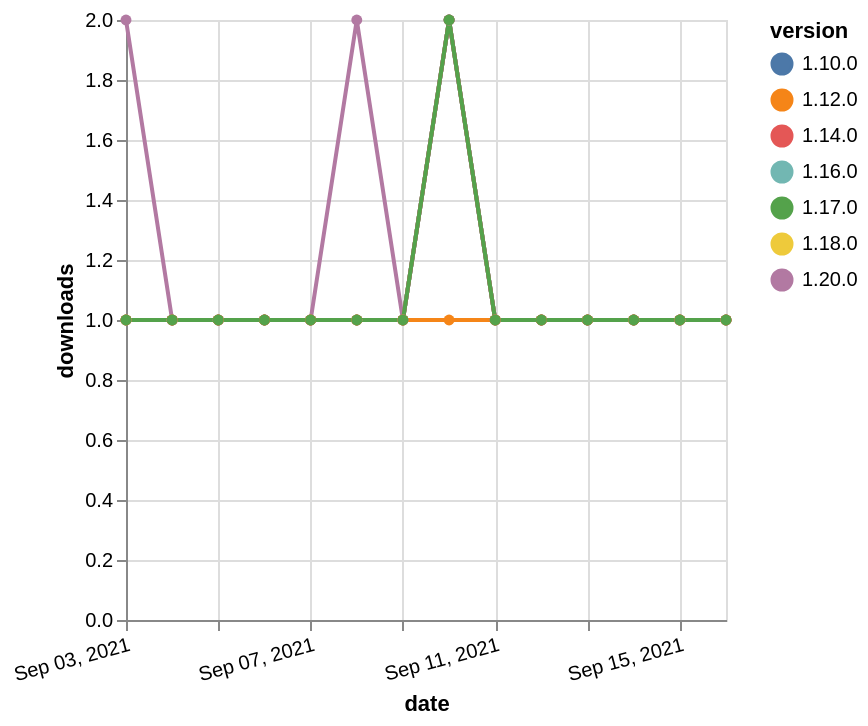

Source (Vega-Lite JSON):
### Vega-Lite specification from a JSON file in a GitHub repository (floating-point values rounded to 4 significant figures)
{"$schema": "https://vega.github.io/schema/vega-lite/v5.json", "description": "A simple bar chart with embedded data.", "data": {"values": [{"date": "2021-09-03", "total": 162, "delta": 1, "version": "1.18.0"}, {"date": "2021-09-04", "total": 163, "delta": 1, "version": "1.18.0"}, {"date": "2021-09-05", "total": 164, "delta": 1, "version": "1.18.0"}, {"date": "2021-09-06", "total": 165, "delta": 1, "version": "1.18.0"}, {"date": "2021-09-07", "total": 166, "delta": 1, "version": "1.18.0"}, {"date": "2021-09-08", "total": 167, "delta": 1, "version": "1.18.0"}, {"date": "2021-09-09", "total": 168, "delta": 1, "version": "1.18.0"}, {"date": "2021-09-10", "total": 170, "delta": 2, "version": "1.18.0"}, {"date": "2021-09-11", "total": 171, "delta": 1, "version": "1.18.0"}, {"date": "2021-09-12", "total": 172, "delta": 1, "version": "1.18.0"}, {"date": "2021-09-13", "total": 173, "delta": 1, "version": "1.18.0"}, {"date": "2021-09-14", "total": 174, "delta": 1, "version": "1.18.0"}, {"date": "2021-09-15", "total": 175, "delta": 1, "version": "1.18.0"}, {"date": "2021-09-16", "total": 176, "delta": 1, "version": "1.18.0"}, {"date": "2021-09-03", "total": 217, "delta": 1, "version": "1.10.0"}, {"date": "2021-09-04", "total": 218, "delta": 1, "version": "1.10.0"}, {"date": "2021-09-05", "total": 219, "delta": 1, "version": "1.10.0"}, {"date": "2021-09-06", "total": 220, "delta": 1, "version": "1.10.0"}, {"date": "2021-09-07", "total": 221, "delta": 1, "version": "1.10.0"}, {"date": "2021-09-08", "total": 222, "delta": 1, "version": "1.10.0"}, {"date": "2021-09-09", "total": 223, "delta": 1, "version": "1.10.0"}, {"date": "2021-09-10", "total": 225, "delta": 2, "version": "1.10.0"}, {"date": "2021-09-11", "total": 226, "delta": 1, "version": "1.10.0"}, {"date": "2021-09-12", "total": 227, "delta": 1, "version": "1.10.0"}, {"date": "2021-09-13", "total": 228, "delta": 1, "version": "1.10.0"}, {"date": "2021-09-14", "total": 229, "delta": 1, "version": "1.10.0"}, {"date": "2021-09-15", "total": 230, "delta": 1, "version": "1.10.0"}, {"date": "2021-09-16", "total": 231, "delta": 1, "version": "1.10.0"}, {"date": "2021-09-03", "total": 112, "delta": 2, "version": "1.20.0"}, {"date": "2021-09-04", "total": 113, "delta": 1, "version": "1.20.0"}, {"date": "2021-09-05", "total": 114, "delta": 1, "version": "1.20.0"}, {"date": "2021-09-06", "total": 115, "delta": 1, "version": "1.20.0"}, {"date": "2021-09-07", "total": 116, "delta": 1, "version": "1.20.0"}, {"date": "2021-09-08", "total": 118, "delta": 2, "version": "1.20.0"}, {"date": "2021-09-09", "total": 119, "delta": 1, "version": "1.20.0"}, {"date": "2021-09-10", "total": 121, "delta": 2, "version": "1.20.0"}, {"date": "2021-09-11", "total": 122, "delta": 1, "version": "1.20.0"}, {"date": "2021-09-12", "total": 123, "delta": 1, "version": "1.20.0"}, {"date": "2021-09-13", "total": 124, "delta": 1, "version": "1.20.0"}, {"date": "2021-09-14", "total": 125, "delta": 1, "version": "1.20.0"}, {"date": "2021-09-15", "total": 126, "delta": 1, "version": "1.20.0"}, {"date": "2021-09-16", "total": 127, "delta": 1, "version": "1.20.0"}, {"date": "2021-09-03", "total": 146, "delta": 1, "version": "1.16.0"}, {"date": "2021-09-04", "total": 147, "delta": 1, "version": "1.16.0"}, {"date": "2021-09-05", "total": 148, "delta": 1, "version": "1.16.0"}, {"date": "2021-09-06", "total": 149, "delta": 1, "version": "1.16.0"}, {"date": "2021-09-07", "total": 150, "delta": 1, "version": "1.16.0"}, {"date": "2021-09-08", "total": 151, "delta": 1, "version": "1.16.0"}, {"date": "2021-09-09", "total": 152, "delta": 1, "version": "1.16.0"}, {"date": "2021-09-10", "total": 154, "delta": 2, "version": "1.16.0"}, {"date": "2021-09-11", "total": 155, "delta": 1, "version": "1.16.0"}, {"date": "2021-09-12", "total": 156, "delta": 1, "version": "1.16.0"}, {"date": "2021-09-13", "total": 157, "delta": 1, "version": "1.16.0"}, {"date": "2021-09-14", "total": 158, "delta": 1, "version": "1.16.0"}, {"date": "2021-09-15", "total": 159, "delta": 1, "version": "1.16.0"}, {"date": "2021-09-16", "total": 160, "delta": 1, "version": "1.16.0"}, {"date": "2021-09-03", "total": 167, "delta": 1, "version": "1.14.0"}, {"date": "2021-09-04", "total": 168, "delta": 1, "version": "1.14.0"}, {"date": "2021-09-05", "total": 169, "delta": 1, "version": "1.14.0"}, {"date": "2021-09-06", "total": 170, "delta": 1, "version": "1.14.0"}, {"date": "2021-09-07", "total": 171, "delta": 1, "version": "1.14.0"}, {"date": "2021-09-08", "total": 172, "delta": 1, "version": "1.14.0"}, {"date": "2021-09-09", "total": 173, "delta": 1, "version": "1.14.0"}, {"date": "2021-09-10", "total": 175, "delta": 2, "version": "1.14.0"}, {"date": "2021-09-11", "total": 176, "delta": 1, "version": "1.14.0"}, {"date": "2021-09-12", "total": 177, "delta": 1, "version": "1.14.0"}, {"date": "2021-09-13", "total": 178, "delta": 1, "version": "1.14.0"}, {"date": "2021-09-14", "total": 179, "delta": 1, "version": "1.14.0"}, {"date": "2021-09-15", "total": 180, "delta": 1, "version": "1.14.0"}, {"date": "2021-09-16", "total": 181, "delta": 1, "version": "1.14.0"}, {"date": "2021-09-03", "total": 286, "delta": 1, "version": "1.12.0"}, {"date": "2021-09-04", "total": 287, "delta": 1, "version": "1.12.0"}, {"date": "2021-09-05", "total": 288, "delta": 1, "version": "1.12.0"}, {"date": "2021-09-06", "total": 289, "delta": 1, "version": "1.12.0"}, {"date": "2021-09-07", "total": 290, "delta": 1, "version": "1.12.0"}, {"date": "2021-09-08", "total": 291, "delta": 1, "version": "1.12.0"}, {"date": "2021-09-09", "total": 292, "delta": 1, "version": "1.12.0"}, {"date": "2021-09-10", "total": 293, "delta": 1, "version": "1.12.0"}, {"date": "2021-09-11", "total": 294, "delta": 1, "version": "1.12.0"}, {"date": "2021-09-12", "total": 295, "delta": 1, "version": "1.12.0"}, {"date": "2021-09-13", "total": 296, "delta": 1, "version": "1.12.0"}, {"date": "2021-09-14", "total": 297, "delta": 1, "version": "1.12.0"}, {"date": "2021-09-15", "total": 298, "delta": 1, "version": "1.12.0"}, {"date": "2021-09-16", "total": 299, "delta": 1, "version": "1.12.0"}, {"date": "2021-09-03", "total": 137, "delta": 1, "version": "1.17.0"}, {"date": "2021-09-04", "total": 138, "delta": 1, "version": "1.17.0"}, {"date": "2021-09-05", "total": 139, "delta": 1, "version": "1.17.0"}, {"date": "2021-09-06", "total": 140, "delta": 1, "version": "1.17.0"}, {"date": "2021-09-07", "total": 141, "delta": 1, "version": "1.17.0"}, {"date": "2021-09-08", "total": 142, "delta": 1, "version": "1.17.0"}, {"date": "2021-09-09", "total": 143, "delta": 1, "version": "1.17.0"}, {"date": "2021-09-10", "total": 145, "delta": 2, "version": "1.17.0"}, {"date": "2021-09-11", "total": 146, "delta": 1, "version": "1.17.0"}, {"date": "2021-09-12", "total": 147, "delta": 1, "version": "1.17.0"}, {"date": "2021-09-13", "total": 148, "delta": 1, "version": "1.17.0"}, {"date": "2021-09-14", "total": 149, "delta": 1, "version": "1.17.0"}, {"date": "2021-09-15", "total": 150, "delta": 1, "version": "1.17.0"}, {"date": "2021-09-16", "total": 151, "delta": 1, "version": "1.17.0"}]}, "width": "container", "mark": {"type": "line", "point": {"filled": true}}, "encoding": {"x": {"field": "date", "type": "temporal", "timeUnit": "yearmonthdate", "title": "date", "axis": {"labelAngle": -15}}, "y": {"field": "delta", "type": "quantitative", "title": "downloads"}, "color": {"field": "version", "type": "nominal"}, "tooltip": {"field": "delta"}}}
